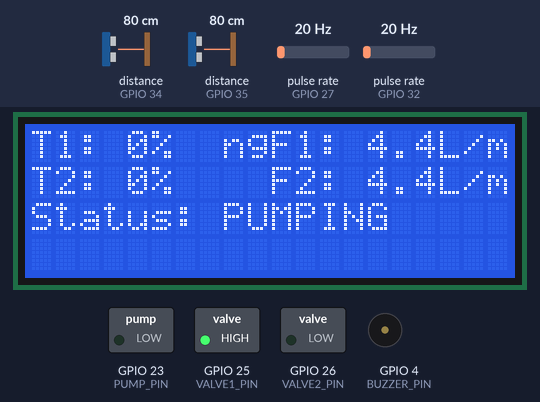
Simulated run of this sketch. Board: ESP32. On the bench: 20×4 character LCD, switched loads named in the sketch (green lamp = pin HIGH), buzzer (waves = sounding, pin HIGH). Wiring (inferred from the names in the program): 2 × ultrasonic range finder: trigger GPIO 18, echo GPIO 34 / trigger GPIO 19, echo GPIO 35; 2 × pulse sensor: data GPIO 27 / data GPIO 32. Dashed ring = blinking. The test bench sets the inputs (shaded band); at power-on: distance to the obstacle (sensors on GPIO 34, GPIO 35) 80 cm, pulse rate (sensors on GPIO 27, GPIO 32) 20 Hz. The echo pulse lasts 58.3 µs per cm; WiFi joins after 1.5 s; servers stay silent unless stated; EEPROM starts erased; no MQTT or app messages arrive unless stated; pins used as bus, display or sensor lines are not drawn; what the sketch prints to the serial monitor is not drawn.

Above: at 2.7 s.
2.8 s: distance to the obstacle (sensor on GPIO 34) set to 17 cm
4.8 s: distance to the obstacle (sensor on GPIO 34) set to 13 cm
At 6.39 s:
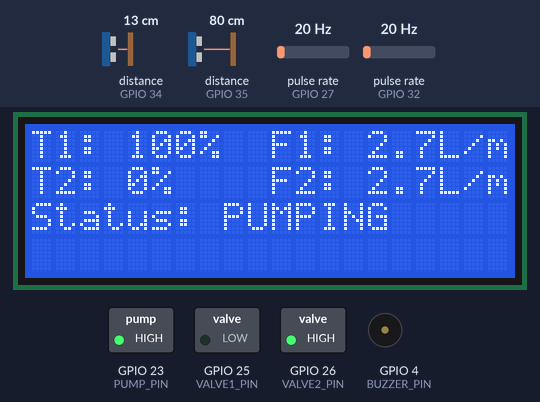
8.9 s: distance to the obstacle (sensor on GPIO 35) set to 16 cm
10.8 s: distance to the obstacle (sensor on GPIO 35) set to 13 cm
At 13.4 s:
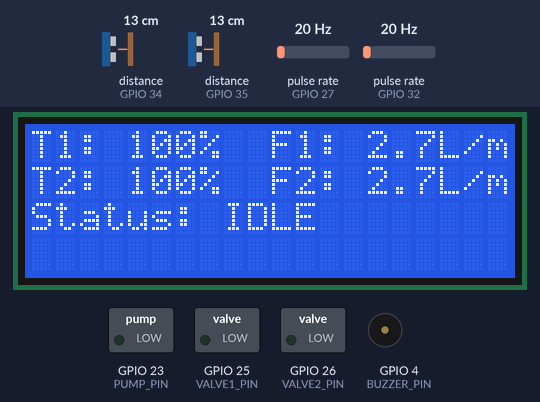
14.3 s: pulse rate (sensor on GPIO 27) set to 100 Hz
At 16.4 s:
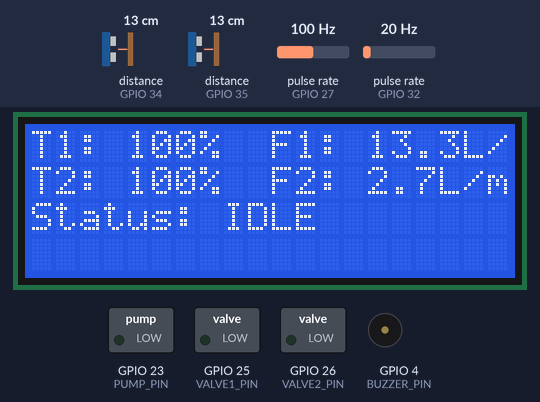
18.4 s: distance to the obstacle (sensor on GPIO 34) set to 18 cm
At 19.41 s:
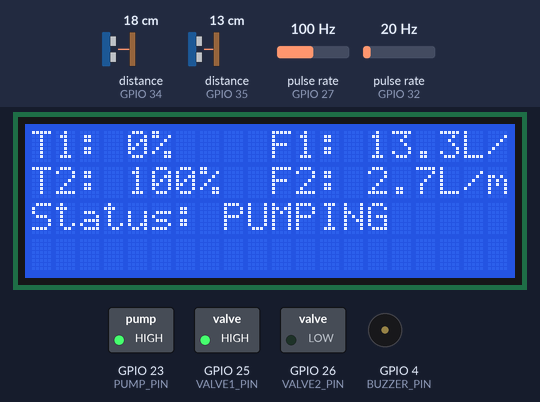
Timing chart, 0 to 23.1 s (numbered marks = the images above; inputs shaded):
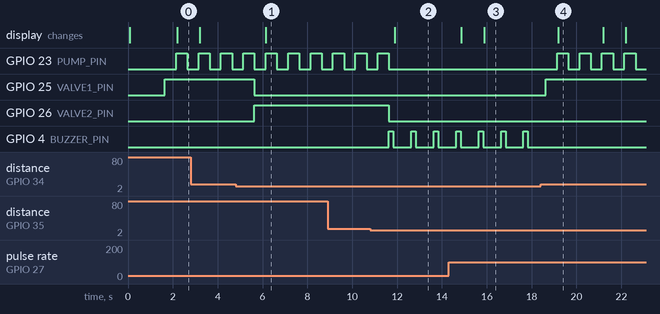

The sketch:

water.ino
```cpp
#include <Wire.h>
#include <LiquidCrystal_I2C.h>
#include <EEPROM.h>
#include <WiFi.h>
#include <PubSubClient.h>
#include <ArduinoJson.h>

// --- Network & MQTT Settings ---
const char* ssid = "YOUR_WIFI_SSID";
const char* password = "YOUR_WIFI_PASSWORD";
const char* mqtt_server = "broker.emqx.io"; // Replace with your EMQX broker IP/URL
const int mqtt_port = 1883;

WiFiClient espClient;
PubSubClient client(espClient);

// --- Pin Definitions ---
#define FLOW1_PIN 27
#define FLOW2_PIN 32
#define TRIG1_PIN 18
#define ECHO1_PIN 34
#define TRIG2_PIN 19
#define ECHO2_PIN 35
#define VALVE1_PIN 25
#define VALVE2_PIN 26
#define PUMP_PIN 23
#define BUZZER_PIN 4

#define EEPROM_SIZE 8
#define FULL_DISTANCE 15.0

LiquidCrystal_I2C lcd(0x27, 20, 4);

// --- Variables ---
volatile int flow1Pulses = 0;
volatile int flow2Pulses = 0;
float flowRate1 = 0.0, flowRate2 = 0.0;
unsigned long lastTime = 0;
unsigned long lastMqttTime = 0;
float emptyDist1 = 100.0, emptyDist2 = 100.0;
int percent1 = 0, percent2 = 0;
bool isPumping = false;

// --- Interrupts ---
void IRAM_ATTR pulseCounter1() { flow1Pulses++; }
void IRAM_ATTR pulseCounter2() { flow2Pulses++; }

void setup() {
  Serial.begin(115200);
  EEPROM.begin(EEPROM_SIZE);

  pinMode(TRIG1_PIN, OUTPUT); pinMode(ECHO1_PIN, INPUT);
  pinMode(TRIG2_PIN, OUTPUT); pinMode(ECHO2_PIN, INPUT);
  pinMode(VALVE1_PIN, OUTPUT); pinMode(VALVE2_PIN, OUTPUT);
  pinMode(PUMP_PIN, OUTPUT); pinMode(BUZZER_PIN, OUTPUT);
  pinMode(FLOW1_PIN, INPUT_PULLUP); pinMode(FLOW2_PIN, INPUT_PULLUP);

  attachInterrupt(digitalPinToInterrupt(FLOW1_PIN), pulseCounter1, FALLING);
  attachInterrupt(digitalPinToInterrupt(FLOW2_PIN), pulseCounter2, FALLING);

  lcd.init(); lcd.backlight();
  lcd.print("Connecting WiFi...");

  setup_wifi();
  client.setServer(mqtt_server, mqtt_port);
  client.setCallback(mqttCallback);

  EEPROM.get(0, emptyDist1);
  EEPROM.get(4, emptyDist2);
}

void setup_wifi() {
  WiFi.begin(ssid, password);
  while (WiFi.status() != WL_CONNECTED) {
    delay(500);
    Serial.print(".");
  }
  Serial.println("\nWiFi connected");
}

void reconnect() {
  while (!client.connected()) {
    if (client.connect("ESP32_WaterSystem")) {
      client.subscribe("water_system/commands");
    } else {
      delay(5000);
    }
  }
}

void mqttCallback(char* topic, byte* payload, unsigned int length) {
  String message;
  for (int i = 0; i < length; i++) {
    message += (char)payload[i];
  }

  // Parse incoming JSON command
  StaticJsonDocument<200> doc;
  DeserializationError error = deserializeJson(doc, message);
  if (!error) {
    const char* action = doc["action"];
    if (String(action) == "calibrate") {
      calibrateEmptyTanks();
    }
  }
}

void loop() {
  if (!client.connected()) reconnect();
  client.loop();

  unsigned long currentTime = millis();

  // 1. Read Sensors & Flow Rate (Every 1 Second)
  if (currentTime - lastTime >= 1000) {
    flowRate1 = (flow1Pulses / 7.5);
    flowRate2 = (flow2Pulses / 7.5);
    flow1Pulses = 0; flow2Pulses = 0;
    lastTime = currentTime;

    float dist1 = getDistance(TRIG1_PIN, ECHO1_PIN);
    float dist2 = getDistance(TRIG2_PIN, ECHO2_PIN);
    percent1 = mapDistanceToPercent(dist1, emptyDist1, FULL_DISTANCE);
    percent2 = mapDistanceToPercent(dist2, emptyDist2, FULL_DISTANCE);

    controlPumpAndValves(percent1, percent2);
    updateLCD(percent1, percent2, flowRate1, flowRate2);
  }

  // 2. Publish MQTT Telemetry (Every 2 Seconds to avoid spamming)
  if (currentTime - lastMqttTime >= 2000) {
    publishTelemetry();
    lastMqttTime = currentTime;
  }
}

void publishTelemetry() {
  StaticJsonDocument<256> doc;
  doc["tank1_percent"] = percent1;
  doc["tank2_percent"] = percent2;
  doc["flowrate1_Lmin"] = flowRate1;
  doc["flowrate2_Lmin"] = flowRate2;
  doc["pump_active"] = isPumping;

  char jsonBuffer[256];
  serializeJson(doc, jsonBuffer);
  client.publish("water_system/sensors", jsonBuffer);
}

// --- Helper Functions (Same logic as previous implementation) ---
float getDistance(int trigPin, int echoPin) {
  digitalWrite(trigPin, LOW); delayMicroseconds(2);
  digitalWrite(trigPin, HIGH); delayMicroseconds(10);
  digitalWrite(trigPin, LOW);
  return (pulseIn(echoPin, HIGH) * 0.0343) / 2.0;
}

int mapDistanceToPercent(float currentDist, float emptyDist, float fullDist) {
  if (currentDist >= emptyDist) return 0;
  if (currentDist <= fullDist) return 100;
  return constrain(map(currentDist, emptyDist, fullDist, 0, 100), 0, 100);
}

void controlPumpAndValves(int p1, int p2) {
  digitalWrite(PUMP_PIN, LOW); digitalWrite(VALVE1_PIN, LOW); digitalWrite(VALVE2_PIN, LOW); digitalWrite(BUZZER_PIN, LOW);
  isPumping = false;

  if (p1 < 100 && p2 == 100) {
    digitalWrite(VALVE1_PIN, HIGH); delay(500); digitalWrite(PUMP_PIN, HIGH); isPumping = true;
  } else if (p2 < 100 && p1 == 100) {
    digitalWrite(VALVE2_PIN, HIGH); delay(500); digitalWrite(PUMP_PIN, HIGH); isPumping = true;
  } else if (p1 < 100 && p2 < 100) {
    digitalWrite(VALVE1_PIN, HIGH); delay(500); digitalWrite(PUMP_PIN, HIGH); isPumping = true;
  } else {
    digitalWrite(BUZZER_PIN, HIGH); delay(200); digitalWrite(BUZZER_PIN, LOW);
  }
}

void updateLCD(int p1, int p2, float f1, float f2) {
  lcd.setCursor(0, 0); lcd.print("T1: "); lcd.print(p1); lcd.print("%  ");
  lcd.setCursor(10, 0); lcd.print("F1: "); lcd.print(f1, 1); lcd.print("L/m");
  lcd.setCursor(0, 1); lcd.print("T2: "); lcd.print(p2); lcd.print("%  ");
  lcd.setCursor(10, 1); lcd.print("F2: "); lcd.print(f2, 1); lcd.print("L/m");
  lcd.setCursor(0, 2);
  if (isPumping) lcd.print("Status: PUMPING ");
  else lcd.print("Status: IDLE    ");
}

void calibrateEmptyTanks() {
  lcd.clear(); lcd.print("Calibrating...");
  emptyDist1 = getDistance(TRIG1_PIN, ECHO1_PIN);
  emptyDist2 = getDistance(TRIG2_PIN, ECHO2_PIN);
  EEPROM.put(0, emptyDist1); EEPROM.put(4, emptyDist2); EEPROM.commit();
  lcd.clear(); lcd.print("Saved!"); delay(1000); lcd.clear();
}
```

Measured:
- the behaviour switches between 15 and 14 cm on distance to the obstacle (sensor on GPIO 34) (found by bisection; images 0 and 1)
- the behaviour switches between 15 and 14 cm on distance to the obstacle (sensor on GPIO 35) (found by bisection; images 1 and 2)
- after the input at 4.8 s, GPIO 25 (VALVE1_PIN): HIGH → LOW after 0.84 s; GPIO 26 (VALVE2_PIN): LOW → HIGH after 0.84 s; the display: changes after 1.3 s (image 1)
- after the input at 10.8 s, GPIO 23 (PUMP_PIN): goes on until 11.6 s, then stays LOW; GPIO 26 (VALVE2_PIN): HIGH → LOW after 0.84 s; GPIO 4 (BUZZER_PIN): alternates HIGH for 0.20 s and LOW for 0.80 s, starting after 0.84 s; the display: changes after 1.1 s (image 2)
- after the input at 14.3 s, the display: first changes after 0.55 s (image 3 shows a later state)
- after the input at 18.4 s, GPIO 23 (PUMP_PIN): alternates HIGH for 0.50 s and LOW for 0.50 s, starting after 0.74 s; GPIO 25 (VALVE1_PIN): LOW → HIGH after 0.24 s; GPIO 4 (BUZZER_PIN): stops changing and stays LOW; the display: changes after 0.79 s (image 4)
- by itself, GPIO 23 (PUMP_PIN): alternates HIGH for 0.50 s and LOW for 0.50 s
